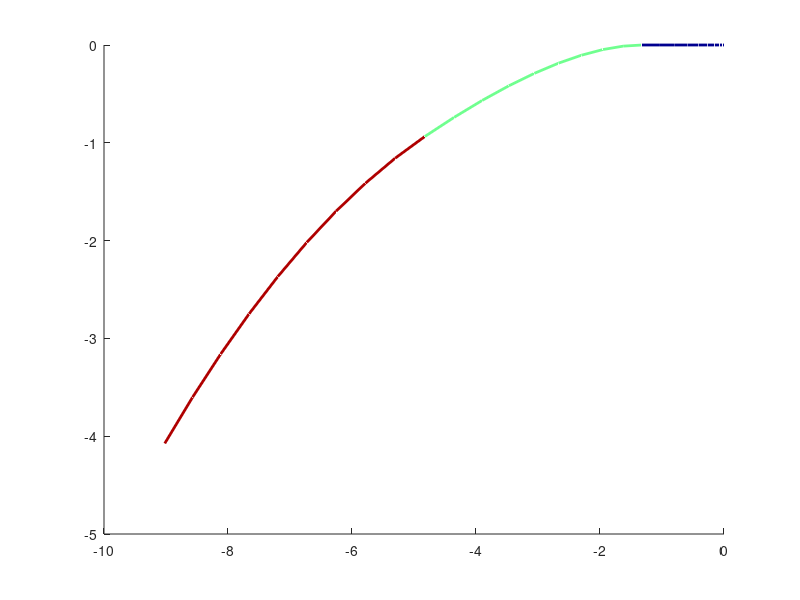

Here is the MATLAB script that generated this plot: (Note: this script raises an error after producing the figure.)
ri = 5;
t = 1.5;
rm = 8;
l = 10;
N = 8;

angle_FEM_half_hyperelastic = 2*[0.00145080000000000,0.0116840000000000,0.0212660000000000,0.0302700000000000,0.0387600000000000,0.0467900000000000,0.0544050000000000,0.0616470000000000,0.0685490000000000,0.0751410000000000,0.0814510000000000,0.0875020000000000,0.0933140000000000,0.0989060000000000,0.104300000000000,0.109500000000000,0.114520000000000,0.119380000000000,0.124090000000000,0.128660000000000,0.133100000000000];
phi = pi/4;
Tz = [cos(phi), -sin(phi), 0, 0; sin(phi), cos(phi), 0, 0 ; 0, 0, 1, 0; 0, 0, 0, 1];
theta = angle_FEM_half_hyperelastic(end);
r = l/theta;

Ty = [cos(theta), 0, sin(theta), -r*(1-cos(theta)); 0, 1, 0, 0; -sin(theta), 0, cos(theta), -r*sin(theta); 0, 0, 0, 1];
figure(1)
hold on
cm = jet;
for i = 1:N
    center_x = -r;
    center_y = 0;
    center_z = 0;
    angle = 0:-theta/9:-theta;
    x = center_x + r*cos(angle);
    y = center_y + zeros(1,length(x));
    z = center_z + r*sin(angle);
    
    T = (Ty*Tz)^(i-1);
    arc = T*[x;y;z;ones(1,length(x))];
    plot3(arc(1,:), arc(2,:), arc(3,:), '-', 'color', cm(1+(i-1)*30,:), 'LineWidth', 2);
end
xlabel('X');
ylabel('Y');
zlabel('Z');
grid on
box on
axis equal
hold off